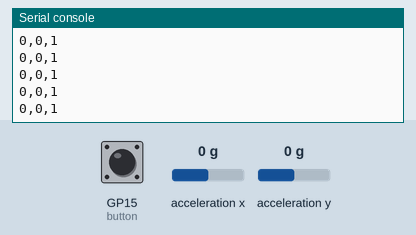
A program run on a simulated Raspberry Pi Pico running MicroPython. On the bench: the last lines printed to the serial console. Inputs (shaded band) come from the test bench; at power-on: acceleration x 0 g, GP15 (button) HIGH, acceleration y 0 g.

Above: at 1.2 s.
1.3 s: acceleration x set to -1.4 g
At 2.0 s:
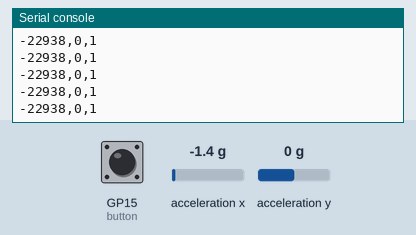
2.8 s: GP15 (button) pulled LOW for 0.15 s
4.4 s: acceleration y set to -1.4 g
At 5.1 s:
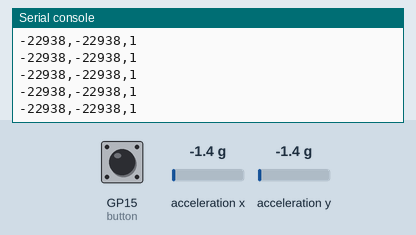
5.9 s: GP15 (button) pulled LOW for 1 s
At 6.8 s:
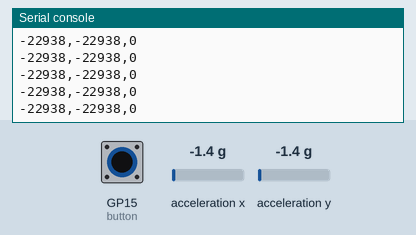
8.4 s: acceleration x set to -0.8 g
At 9.3 s:
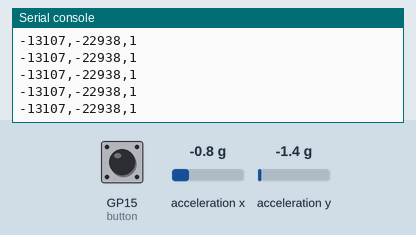
Timing chart, 0 to 10.9 s (numbered marks = the images above; inputs shaded):
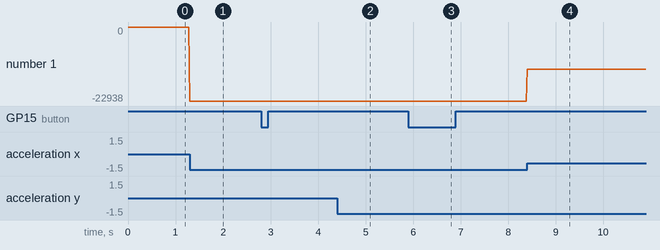

Measured:
- after the input at 1.3 s, the serial console: prints a new line at once (image 1)
- after the input at 4.4 s, the serial console: prints a new line at once (image 2)
- after the input at 5.9 s, the serial console: prints a new line at once (image 3)
- after the input at 8.4 s, the serial console: prints a new line at once (image 4)
- plotted number 1: 0 → -22938 after the input at 1.3 s, -22938 → -13107 after the input at 8.4 s

The program:

main.py
```python
import machine
import time

i2c = machine.I2C(0, sda=machine.Pin(4), scl=machine.Pin(5), freq=400000)
MPU = 0x68

i2c.writeto_mem(MPU, 0x6B, bytes([0]))
button = machine.Pin(15, machine.Pin.IN, machine.Pin.PULL_UP)

def read_raw_accel(reg):
    data = i2c.readfrom_mem(MPU, reg, 2)
    val = (data[0] << 8) | data[1]
    if val > 32767:
        val -= 65536
    return val

DEBOUNCE_MS = 50
last_btn_time = 0
btn_state = 1

while True:
    ax = read_raw_accel(0x3B)
    ay = read_raw_accel(0x3D)
    raw = 0 if button.value() == 0 else 1
    now = time.ticks_ms()
    if raw != btn_state and time.ticks_diff(now, last_btn_time) > DEBOUNCE_MS:
        btn_state = raw
        last_btn_time = now
    print(f"{ax},{ay},{btn_state}")
    time.sleep_ms(20)
```
